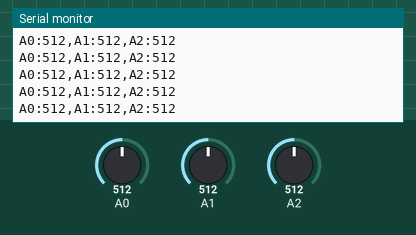
Simulated run of this sketch. Board: Arduino Uno, built with avr-gcc and run on an emulated ATmega328P. Parts: the last lines printed to the serial monitor. Inputs (shaded band) come from the test bench; at power-on: A0 = 512, A1 = 512, A2 = 512.

Above: at 1.2 s.
1.3 s: A0 set to 716
At 1.31 s:
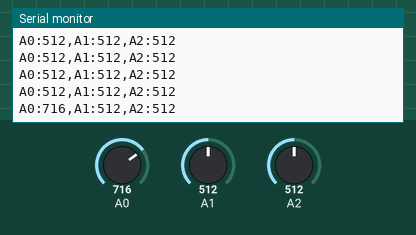
2.8 s: A1 set to 716
At 2.81 s:
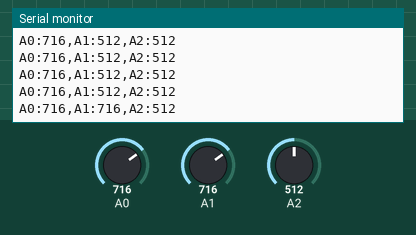
4.3 s: A2 set to 716
At 4.31 s:
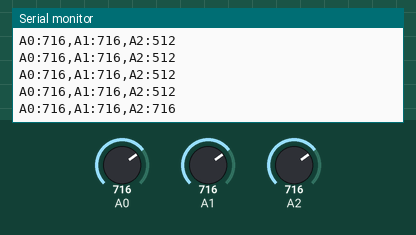
5.8 s: A0 set to 900
At 5.81 s:
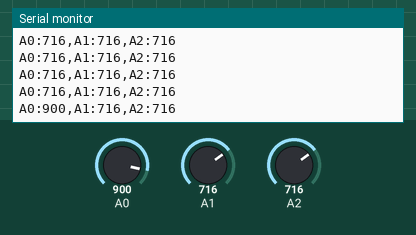
7.3 s: A1 set to 900
At 7.31 s:
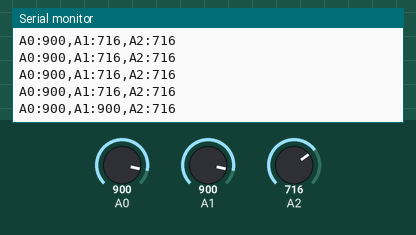
8.8 s: A2 set to 900
At 8.81 s:
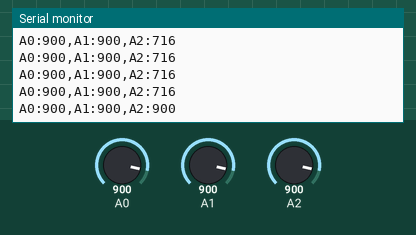
Timing chart, 0 to 11.3 s (numbered marks = the images above; inputs shaded):
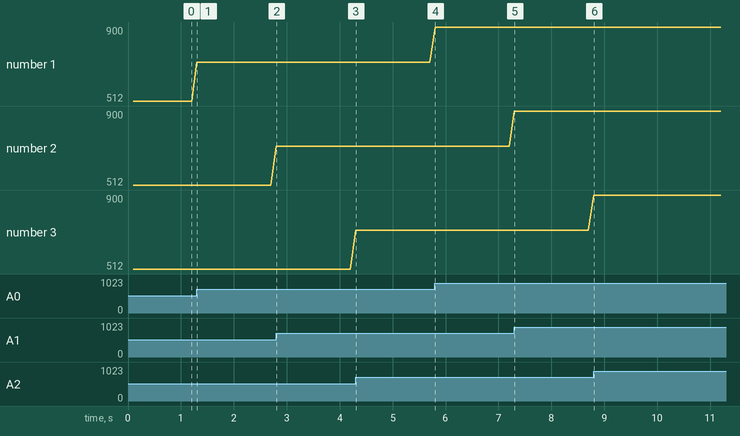

Measured:
- after the input at 1.3 s, the serial monitor: prints a new line at once (image 1)
- after the input at 2.8 s, the serial monitor: prints a new line at once (image 2)
- after the input at 4.3 s, the serial monitor: prints a new line at once (image 3)
- after the input at 5.8 s, the serial monitor: prints a new line at once (image 4)
- after the input at 7.3 s, the serial monitor: prints a new line at once (image 5)
- after the input at 8.8 s, the serial monitor: prints a new line at once (image 6)
- plotted number 1: 512 → 716 after the input at 1.3 s, 716 → 900 after the input at 5.8 s

The sketch:

pico_206.ino
```cpp
// snippet: pico_206
// tags: pico, rp2040, raspberry-pi
// boards: avr, megaavr, nano33iot, romi32u4, rp2040
// library: none
// description: RPi Pico: read analog A0, A1, A2 every 100ms
// prompts: multi-channel analog Pico, three ADC RP2040, A0 A1 A2 Raspberry Pi Pico, multiple analog inputs Pico, read three sensors Pi Pico, analog array RP2040
// verified: compile-only
// source: kd-generated (id 206)

int aVals[3] = {0, 0, 0};
unsigned long prevMs = 0;

void setup() {
  Serial.begin(115200);
}

void loop() {
  unsigned long now = millis();
  if (now - prevMs < 100) return;
  prevMs = now;

  aVals[0] = analogRead(A0);
  aVals[1] = analogRead(A1);
  aVals[2] = analogRead(A2);

  Serial.print("A0:");
  Serial.print(aVals[0]);
  Serial.print(",A1:");
  Serial.print(aVals[1]);
  Serial.print(",A2:");
  Serial.println(aVals[2]);
}
```
